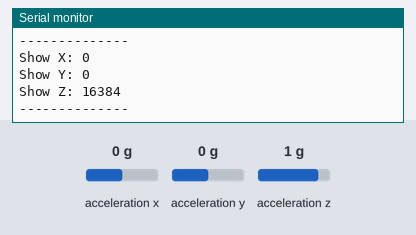
This sketch was run on a simulated Arduino Uno, built for the host (arithmetic inside an expression is 32-bit, double 64-bit). Parts: the last lines printed to the serial monitor. Inputs (shaded band) come from the test bench; at power-on: acceleration x 0 g, acceleration y 0 g, acceleration z 1 g.

Above: at 2.8 s.
2.9 s: acceleration x set to -1.4 g
5.6 s: acceleration x set to 1.4 g
8.3 s: acceleration y set to -1.4 g
At 10.8 s:
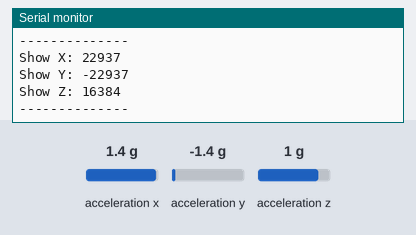
11.0 s: acceleration x set to -0.8 g
13.7 s: acceleration y set to 1.4 g
At 15.6 s:
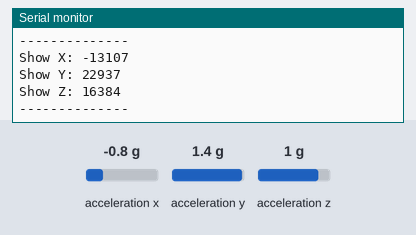
Timing chart, 0 to 17.1 s (numbered marks = the images above; inputs shaded):
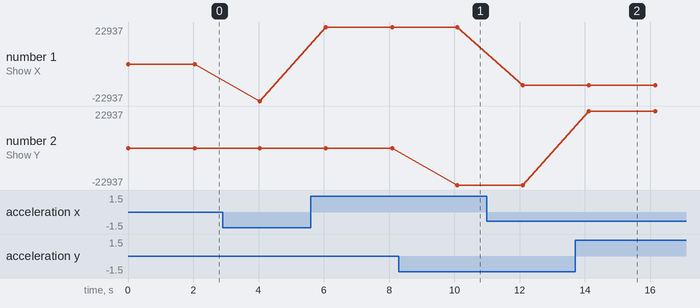

The sketch:

AccelerometerOrientation.ino
```cpp
// (licence header left out)
/*
   This sketch example demonstrates how the BMI160 on the
   Intel(R) Curie(TM) module can be used to read accelerometer data
   and translate it to an orientation
*/

#include "CurieIMU.h"

int lastOrientation = - 1; // previous orientation (for comparison)

void setup() {
  Serial.begin(9600); // initialize Serial communication
  while (!Serial);    // wait for the serial port to open

  // initialize device
  Serial.println("Initializing IMU device...");
  CurieIMU.begin();

  // Set the accelerometer range to 2G
  CurieIMU.setAccelerometerRange(2);
}

void loop() {
int orientation = - 1;   // the board's orientation
  String orientationString; // string for printing description of orientation
  /*
    The orientations of the board:
    0: flat, processor facing up
    1: flat, processor facing down
    2: landscape, analog pins down
    3: landscape, analog pins up
    4: portrait, USB connector up
    5: portrait, USB connector down
  */
  // read accelerometer:
  int x = CurieIMU.readAccelerometer(X_AXIS);
  int y = CurieIMU.readAccelerometer(Y_AXIS);
  int z = CurieIMU.readAccelerometer(Z_AXIS);

  // calculate the absolute values, to determine the largest
  int absX = abs(x);
  int absY = abs(y);
  int absZ = abs(z);

  if ( (absZ > absX) && (absZ > absY)) {
    // base orientation on Z
    if (z > 0) {
      orientationString = "up";
      orientation = 0;
    } else {
      orientationString = "down";
      orientation = 1;
    }
  } else if ( (absY > absX) && (absY > absZ)) {
    // base orientation on Y
    if (y > 0) {
      orientationString = "digital pins up";
      orientation = 2;
    } else {
      orientationString = "analog pins up";
      orientation = 3;
    }
  } else {
    // base orientation on X
    if (x < 0) {
      orientationString = "connector up";
      orientation = 4;
    } else {
      orientationString = "connector down";
      orientation = 5;
    }
  }

  // if the orientation has changed, print out a description:
  if (orientation != lastOrientation) {
    Serial.println(orientationString);
    lastOrientation = orientation;
    Serial.println("--------------");
  }

  //Prints Orientation each 1 second
  //Serial.print("Show Abs X: ");
  //Serial.println(absX);
  Serial.print("Show X: ");
  Serial.println(x);

  //Serial.print("Show Abs Y: ");
  //Serial.println(absY);
  Serial.print("Show Y: ");
  Serial.println(y);

  //Serial.print("Show Abs Z: ");
  //Serial.println(absZ);
  Serial.print("Show Z: ");
  Serial.println(z);
  Serial.println("--------------");

  delay(2000);
}

/*
   Copyright (c) 2016 Intel Corporation.  All rights reserved.

   This library is free software; you can redistribute it and/or
   modify it under the terms of the GNU Lesser General Public
   License as published by the Free Software Foundation; either
   version 2.1 of the License, or (at your option) any later version.

   This library is distributed in the hope that it will be useful,
   but WITHOUT ANY WARRANTY; without even the implied warranty of
   MERCHANTABILITY or FITNESS FOR A PARTICULAR PURPOSE.  See the GNU
   Lesser General Public License for more details.

   You should have received a copy of the GNU Lesser General Public
   License along with this library; if not, write to the Free Software
   Foundation, Inc., 51 Franklin Street, Fifth Floor, Boston, MA  02110-1301  USA

*/
```

Measured:
- after the input at 8.3 s, the serial monitor: prints a new line after 1.8 s (image 1)
- after the input at 13.7 s, the serial monitor: prints a new line after 0.43 s (image 2)
- plotted number 1: 0 → -22937 after the input at 2.9 s, -22937 → 22937 after the input at 5.6 s, 22937 → -13107 after the input at 11.0 s
- plotted number 2: 0 → -22937 after the input at 8.3 s, -22937 → 22937 after the input at 13.7 s
